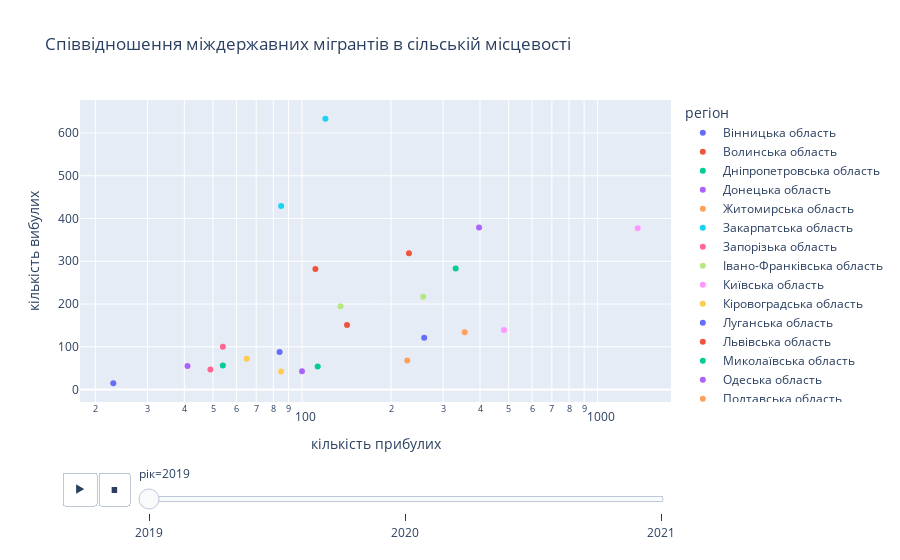

Source (notebook cell):
### Markdown cell above
Графік аналогічний до попереднього, однак інформація лише про міждержавну міграцію

### Code cell
px.scatter(crosscountry_migration, x="кількість прибулих", y="кількість вибулих", animation_frame="рік", 
           animation_group="регіон", color="регіон", hover_name="регіон",
           log_x=True, size_max=55, title='Співвідношення міждержавних мігрантів в сільській місцевості')

### Figure 1 — Plotly figure (JSON) as saved in the notebook; plotly's stock layout.template omitted (floating-point values rounded to 4 significant figures)
{"data": [{"hovertemplate": "<b>%{hovertext}</b><br><br>регіон=Вінницька область<br>рік=2019<br>кількість прибулих=%{x}<br>кількість вибулих=%{y}<extra></extra>", "hovertext": ["Вінницька область"], "ids": ["Вінницька область"], "legendgroup": "Вінницька область", "marker": {"color": "#636efa", "symbol": "circle"}, "mode": "markers", "name": "Вінницька область", "orientation": "v", "showlegend": true, "type": "scatter", "x": [84], "xaxis": "x", "y": [88], "yaxis": "y"}, {"hovertemplate": "<b>%{hovertext}</b><br><br>регіон=Волинська область<br>рік=2019<br>кількість прибулих=%{x}<br>кількість вибулих=%{y}<extra></extra>", "hovertext": ["Волинська область"], "ids": ["Волинська область"], "legendgroup": "Волинська область", "marker": {"color": "#EF553B", "symbol": "circle"}, "mode": "markers", "name": "Волинська область", "orientation": "v", "showlegend": true, "type": "scatter", "x": [111], "xaxis": "x", "y": [282], "yaxis": "y"}, {"hovertemplate": "<b>%{hovertext}</b><br><br>регіон=Дніпропетровська область<br>рік=2019<br>кількість прибулих=%{x}<br>кількість вибулих=%{y}<extra></extra>", "hovertext": ["Дніпропетровська область"], "ids": ["Дніпропетровська область"], "legendgroup": "Дніпропетровська область", "marker": {"color": "#00cc96", "symbol": "circle"}, "mode": "markers", "name": "Дніпропетровська область", "orientation": "v", "showlegend": true, "type": "scatter", "x": [54], "xaxis": "x", "y": [56], "yaxis": "y"}, {"hovertemplate": "<b>%{hovertext}</b><br><br>регіон=Донецька область<br>рік=2019<br>кількість прибулих=%{x}<br>кількість вибулих=%{y}<extra></extra>", "hovertext": ["Донецька область"], "ids": ["Донецька область"], "legendgroup": "Донецька область", "marker": {"color": "#ab63fa", "symbol": "circle"}, "mode": "markers", "name": "Донецька область", "orientation": "v", "showlegend": true, "type": "scatter", "x": [41], "xaxis": "x", "y": [55], "yaxis": "y"}, {"hovertemplate": "<b>%{hovertext}</b><br><br>регіон=Житомирська область<br>рік=2019<br>кількість прибулих=%{x}<br>кількість вибулих=%{y}<extra></extra>", "hovertext": ["Житомирська область"], "ids": ["Житомирська область"], "legendgroup": "Житомирська область", "marker": {"color": "#FFA15A", "symbol": "circle"}, "mode": "markers", "name": "Житомирська область", "orientation": "v", "showlegend": true, "type": "scatter", "x": [227], "xaxis": "x", "y": [68], "yaxis": "y"}, {"hovertemplate": "<b>%{hovertext}</b><br><br>регіон=Закарпатська область<br>рік=2019<br>кількість прибулих=%{x}<br>кількість вибулих=%{y}<extra></extra>", "hovertext": ["Закарпатська область"], "ids": ["Закарпатська область"], "legendgroup": "Закарпатська область", "marker": {"color": "#19d3f3", "symbol": "circle"}, "mode": "markers", "name": "Закарпатська область", "orientation": "v", "showlegend": true, "type": "scatter", "x": [85], "xaxis": "x", "y": [429], "yaxis": "y"}, {"hovertemplate": "<b>%{hovertext}</b><br><br>регіон=Запорізька область<br>рік=2019<br>кількість прибулих=%{x}<br>кількість вибулих=%{y}<extra></extra>", "hovertext": ["Запорізька область"], "ids": ["Запорізька область"], "legendgroup": "Запорізька область", "marker": {"color": "#FF6692", "symbol": "circle"}, "mode": "markers", "name": "Запорізька область", "orientation": "v", "showlegend": true, "type": "scatter", "x": [54], "xaxis": "x", "y": [100], "yaxis": "y"}, {"hovertemplate": "<b>%{hovertext}</b><br><br>регіон=Івано-Франківська область<br>рік=2019<br>кількість прибулих=%{x}<br>кількість вибулих=%{y}<extra></extra>", "hovertext": ["Івано-Франківська область"], "ids": ["Івано-Франківська область"], "legendgroup": "Івано-Франківська область", "marker": {"color": "#B6E880", "symbol": "circle"}, "mode": "markers", "name": "Івано-Франківська область", "orientation": "v", "showlegend": true, "type": "scatter", "x": [135], "xaxis": "x", "y": [195], "yaxis": "y"}, {"hovertemplate": "<b>%{hovertext}</b><br><br>регіон=Київська область<br>рік=2019<br>кількість прибулих=%{x}<br>кількість вибулих=%{y}<extra></extra>", "hovertext": ["Київська область"], "ids": ["Київська область"], "legendgroup": "Київська область", "marker": {"color": "#FF97FF", "symbol": "circle"}, "mode": "markers", "name": "Київська область", "orientation": "v", "showlegend": true, "type": "scatter", "x": [1366], "xaxis": "x", "y": [377], "yaxis": "y"}, {"hovertemplate": "<b>%{hovertext}</b><br><br>регіон=Кіровоградська область<br>рік=2019<br>кількість прибулих=%{x}<br>кількість вибулих=%{y}<extra></extra>", "hovertext": ["Кіровоградська область"], "ids": ["Кіровоградська область"], "legendgroup": "Кіровоградська область", "marker": {"color": "#FECB52", "symbol": "circle"}, "mode": "markers", "name": "Кіровоградська область", "orientation": "v", "showlegend": true, "type": "scatter", "x": [65], "xaxis": "x", "y": [72], "yaxis": "y"}, {"hovertemplate": "<b>%{hovertext}</b><br><br>регіон=Луганська область<br>рік=2019<br>кількість прибулих=%{x}<br>кількість вибулих=%{y}<extra></extra>", "hovertext": ["Луганська область"], "ids": ["Луганська область"], "legendgroup": "Луганська область", "marker": {"color": "#636efa", "symbol": "circle"}, "mode": "markers", "name": "Луганська область", "orientation": "v", "showlegend": true, "type": "scatter", "x": [23], "xaxis": "x", "y": [15], "yaxis": "y"}, {"hovertemplate": "<b>%{hovertext}</b><br><br>регіон=Львівська область<br>рік=2019<br>кількість прибулих=%{x}<br>кількість вибулих=%{y}<extra></extra>", "hovertext": ["Львівська область"], "ids": ["Львівська область"], "legendgroup": "Львівська область", "marker": {"color": "#EF553B", "symbol": "circle"}, "mode": "markers", "name": "Львівська область", "orientation": "v", "showlegend": true, "type": "scatter", "x": [230], "xaxis": "x", "y": [319], "yaxis": "y"}, {"hovertemplate": "<b>%{hovertext}</b><br><br>регіон=Миколаївська область<br>рік=2019<br>кількість прибулих=%{x}<br>кількість вибулих=%{y}<extra></extra>", "hovertext": ["Миколаївська область"], "ids": ["Миколаївська область"], "legendgroup": "Миколаївська область", "marker": {"color": "#00cc96", "symbol": "circle"}, "mode": "markers", "name": "Миколаївська область", "orientation": "v", "showlegend": true, "type": "scatter", "x": [113], "xaxis": "x", "y": [54], "yaxis": "y"}, {"hovertemplate": "<b>%{hovertext}</b><br><br>регіон=Одеська область<br>рік=2019<br>кількість прибулих=%{x}<br>кількість вибулих=%{y}<extra></extra>", "hovertext": ["Одеська область"], "ids": ["Одеська область"], "legendgroup": "Одеська область", "marker": {"color": "#ab63fa", "symbol": "circle"}, "mode": "markers", "name": "Одеська область", "orientation": "v", "showlegend": true, "type": "scatter", "x": [397], "xaxis": "x", "y": [379], "yaxis": "y"}, {"hovertemplate": "<b>%{hovertext}</b><br><br>регіон=Полтавська область<br>рік=2019<br>кількість прибулих=%{x}<br>кількість вибулих=%{y}<extra></extra>", "hovertext": ["Полтавська область"], "ids": ["Полтавська область"], "legendgroup": "Полтавська область", "marker": {"color": "#FFA15A", "symbol": "circle"}, "mode": "markers", "name": "Полтавська область", "orientation": "v", "showlegend": true, "type": "scatter", "x": [355], "xaxis": "x", "y": [134], "yaxis": "y"}, {"hovertemplate": "<b>%{hovertext}</b><br><br>регіон=Рівненська область<br>рік=2019<br>кількість прибулих=%{x}<br>кількість вибулих=%{y}<extra></extra>", "hovertext": ["Рівненська область"], "ids": ["Рівненська область"], "legendgroup": "Рівненська область", "marker": {"color": "#19d3f3", "symbol": "circle"}, "mode": "markers", "name": "Рівненська область", "orientation": "v", "showlegend": true, "type": "scatter", "x": [120], "xaxis": "x", "y": [633], "yaxis": "y"}, {"hovertemplate": "<b>%{hovertext}</b><br><br>регіон=Сумська область<br>рік=2019<br>кількість прибулих=%{x}<br>кількість вибулих=%{y}<extra></extra>", "hovertext": ["Сумська область"], "ids": ["Сумська область"], "legendgroup": "Сумська область", "marker": {"color": "#FF6692", "symbol": "circle"}, "mode": "markers", "name": "Сумська область", "orientation": "v", "showlegend": true, "type": "scatter", "x": [49], "xaxis": "x", "y": [47], "yaxis": "y"}, {"hovertemplate": "<b>%{hovertext}</b><br><br>регіон=Тернопільська область<br>рік=2019<br>кількість прибулих=%{x}<br>кількість вибулих=%{y}<extra></extra>", "hovertext": ["Тернопільська область"], "ids": ["Тернопільська область"], "legendgroup": "Тернопільська область", "marker": {"color": "#B6E880", "symbol": "circle"}, "mode": "markers", "name": "Тернопільська область", "orientation": "v", "showlegend": true, "type": "scatter", "x": [257], "xaxis": "x", "y": [217], "yaxis": "y"}, {"hovertemplate": "<b>%{hovertext}</b><br><br>регіон=Харківська область<br>рік=2019<br>кількість прибулих=%{x}<br>кількість вибулих=%{y}<extra></extra>", "hovertext": ["Харківська область"], "ids": ["Харківська область"], "legendgroup": "Харківська область", "marker": {"color": "#FF97FF", "symbol": "circle"}, "mode": "markers", "name": "Харківська область", "orientation": "v", "showlegend": true, "type": "scatter", "x": [482], "xaxis": "x", "y": [139], "yaxis": "y"}, {"hovertemplate": "<b>%{hovertext}</b><br><br>регіон=Херсонська область<br>рік=2019<br>кількість прибулих=%{x}<br>кількість вибулих=%{y}<extra></extra>", "hovertext": ["Херсонська область"], "ids": ["Херсонська область"], "legendgroup": "Херсонська область", "marker": {"color": "#FECB52", "symbol": "circle"}, "mode": "markers", "name": "Херсонська область", "orientation": "v", "showlegend": true, "type": "scatter", "x": [85], "xaxis": "x", "y": [42], "yaxis": "y"}, {"hovertemplate": "<b>%{hovertext}</b><br><br>регіон=Хмельницька область<br>рік=2019<br>кількість прибулих=%{x}<br>кількість вибулих=%{y}<extra></extra>", "hovertext": ["Хмельницька область"], "ids": ["Хмельницька область"], "legendgroup": "Хмельницька область", "marker": {"color": "#636efa", "symbol": "circle"}, "mode": "markers", "name": "Хмельницька область", "orientation": "v", "showlegend": true, "type": "scatter", "x": [259], "xaxis": "x", "y": [121], "yaxis": "y"}, {"hovertemplate": "<b>%{hovertext}</b><br><br>регіон=Черкаська область<br>рік=2019<br>кількість прибулих=%{x}<br>кількість вибулих=%{y}<extra></extra>", "hovertext": ["Черкаська область"], "ids": ["Черкаська область"], "legendgroup": "Черкаська область", "marker": {"color": "#EF553B", "symbol": "circle"}, "mode": "markers", "name": "Черкаська область", "orientation": "v", "showlegend": true, "type": "scatter", "x": [142], "xaxis": "x", "y": [151], "yaxis": "y"}, {"hovertemplate": "<b>%{hovertext}</b><br><br>регіон=Чернівецька область<br>рік=2019<br>кількість прибулих=%{x}<br>кількість вибулих=%{y}<extra></extra>", "hovertext": ["Чернівецька область"], "ids": ["Чернівецька область"], "legendgroup": "Чернівецька область", "marker": {"color": "#00cc96", "symbol": "circle"}, "mode": "markers", "name": "Чернівецька область", "orientation": "v", "showlegend": true, "type": "scatter", "x": [331], "xaxis": "x", "y": [283], "yaxis": "y"}, {"hovertemplate": "<b>%{hovertext}</b><br><br>регіон=Чернігівська область<br>рік=2019<br>кількість прибулих=%{x}<br>кількість вибулих=%{y}<extra></extra>", "hovertext": ["Чернігівська область"], "ids": ["Чернігівська область"], "legendgroup": "Чернігівська область", "marker": {"color": "#ab63fa", "symbol": "circle"}, "mode": "markers", "name": "Чернігівська область", "orientation": "v", "showlegend": true, "type": "scatter", "x": [100], "xaxis": "x", "y": [43], "yaxis": "y"}], "layout": {"legend": {"title": {"text": "регіон"}, "tracegroupgap": 0}, "sliders": [{"active": 0, "currentvalue": {"prefix": "рік="}, "len": 0.9, "pad": {"b": 10, "t": 60}, "steps": [{"args": [["2019"], {"frame": {"duration": 0, "redraw": false}, "fromcurrent": true, "mode": "immediate", "transition": {"duration": 0, "easing": "linear"}}], "label": "2019", "method": "animate"}, {"args": [["2020"], {"frame": {"duration": 0, "redraw": false}, "fromcurrent": true, "mode": "immediate", "transition": {"duration": 0, "easing": "linear"}}], "label": "2020", "method": "animate"}, {"args": [["2021"], {"frame": {"duration": 0, "redraw": false}, "fromcurrent": true, "mode": "immediate", "transition": {"duration": 0, "easing": "linear"}}], "label": "2021", "method": "animate"}], "x": 0.1, "xanchor": "left", "y": 0, "yanchor": "top"}], "title": {"text": "Співвідношення міждержавних мігрантів в сільській місцевості"}, "updatemenus": [{"buttons": [{"args": [null, {"frame": {"duration": 500, "redraw": false}, "fromcurrent": true, "mode": "immediate", "transition": {"duration": 500, "easing": "linear"}}], "label": "&#9654;", "method": "animate"}, {"args": [[null], {"frame": {"duration": 0, "redraw": false}, "fromcurrent": true, "mode": "immediate", "transition": {"duration": 0, "easing": "linear"}}], "label": "&#9724;", "method": "animate"}], "direction": "left", "pad": {"r": 10, "t": 70}, "showactive": false, "type": "buttons", "x": 0.1, "xanchor": "right", "y": 0, "yanchor": "top"}], "xaxis": {"anchor": "y", "domain": [0, 1], "title": {"text": "кількість прибулих"}, "type": "log"}, "yaxis": {"anchor": "x", "domain": [0, 1], "title": {"text": "кількість вибулих"}}}}
